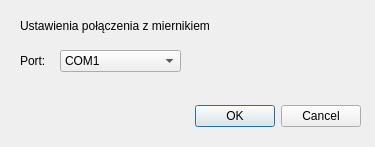
<?xml version="1.0" encoding="UTF-8"?>
<ui version="4.0">
 <class>ustawienia</class>
 <widget class="QDialog" name="ustawienia">
  <property name="geometry">
   <rect>
    <x>0</x>
    <y>0</y>
    <width>375</width>
    <height>147</height>
   </rect>
  </property>
  <property name="windowTitle">
   <string>Dialog</string>
  </property>
  <widget class="QDialogButtonBox" name="buttonBox">
   <property name="geometry">
    <rect>
     <x>20</x>
     <y>100</y>
     <width>341</width>
     <height>32</height>
    </rect>
   </property>
   <property name="orientation">
    <enum>Qt::Horizontal</enum>
   </property>
   <property name="standardButtons">
    <set>QDialogButtonBox::Cancel|QDialogButtonBox::Ok</set>
   </property>
  </widget>
  <widget class="QLabel" name="label">
   <property name="geometry">
    <rect>
     <x>20</x>
     <y>50</y>
     <width>31</width>
     <height>21</height>
    </rect>
   </property>
   <property name="text">
    <string>Port:</string>
   </property>
  </widget>
  <widget class="QLabel" name="label_2">
   <property name="geometry">
    <rect>
     <x>20</x>
     <y>10</y>
     <width>351</width>
     <height>31</height>
    </rect>
   </property>
   <property name="text">
    <string>Ustawienia połączenia z miernikiem</string>
   </property>
  </widget>
  <widget class="QComboBox" name="comboBox">
   <property name="geometry">
    <rect>
     <x>60</x>
     <y>50</y>
     <width>121</width>
     <height>22</height>
    </rect>
   </property>
   <property name="contextMenuPolicy">
    <enum>Qt::NoContextMenu</enum>
   </property>
   <property name="maxVisibleItems">
    <number>6</number>
   </property>
   <property name="insertPolicy">
    <enum>QComboBox::NoInsert</enum>
   </property>
   <item>
    <property name="text">
     <string>COM1</string>
    </property>
   </item>
   <item>
    <property name="text">
     <string>COM2</string>
    </property>
   </item>
   <item>
    <property name="text">
     <string>COM3</string>
    </property>
   </item>
   <item>
    <property name="text">
     <string>COM4</string>
    </property>
   </item>
  </widget>
 </widget>
 <resources/>
 <connections>
  <connection>
   <sender>buttonBox</sender>
   <signal>accepted()</signal>
   <receiver>ustawienia</receiver>
   <slot>accept()</slot>
   <hints>
    <hint type="sourcelabel">
     <x>248</x>
     <y>254</y>
    </hint>
    <hint type="destinationlabel">
     <x>157</x>
     <y>274</y>
    </hint>
   </hints>
  </connection>
  <connection>
   <sender>buttonBox</sender>
   <signal>rejected()</signal>
   <receiver>ustawienia</receiver>
   <slot>reject()</slot>
   <hints>
    <hint type="sourcelabel">
     <x>316</x>
     <y>260</y>
    </hint>
    <hint type="destinationlabel">
     <x>286</x>
     <y>274</y>
    </hint>
   </hints>
  </connection>
 </connections>
</ui>
